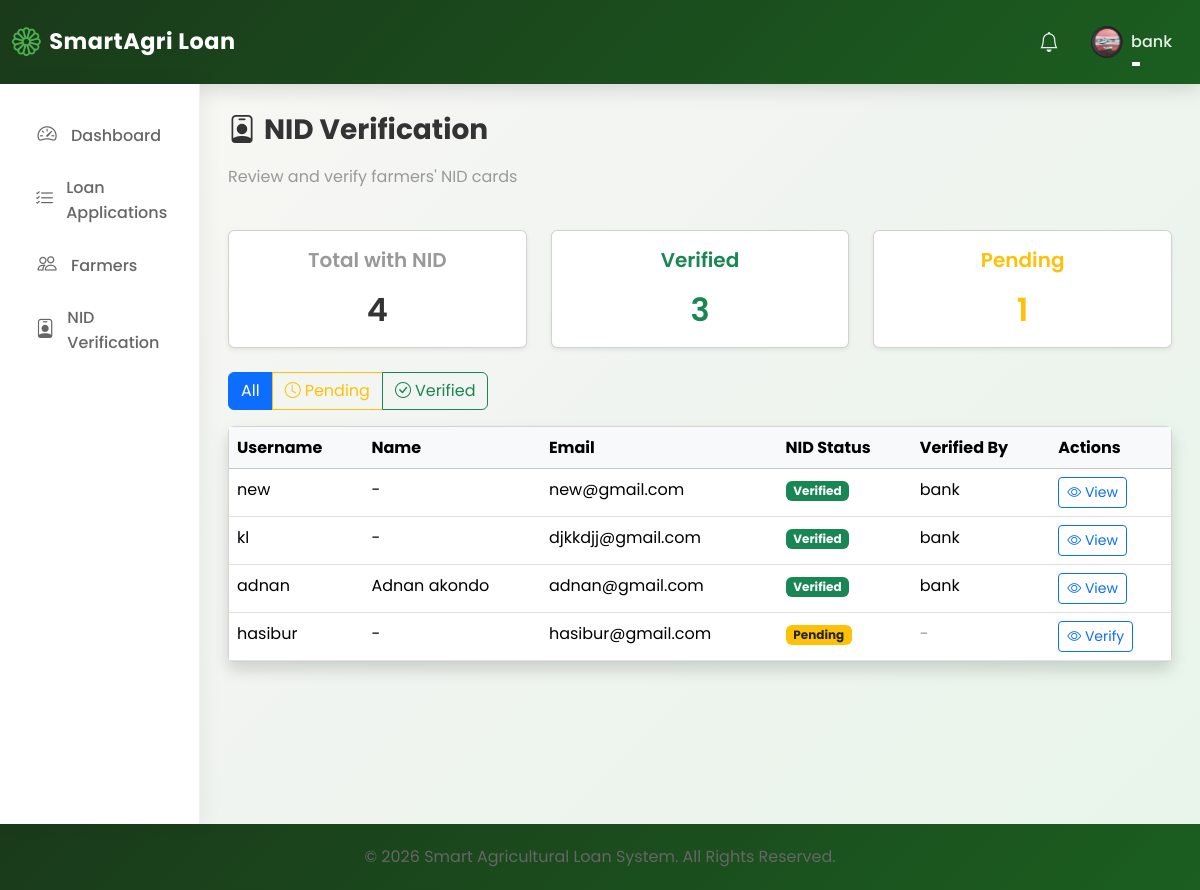
/nid/verification/ (signed in), run on the app's committed database.
### loan_app/models.py (models this page shows, shortened)
class User(AbstractUser):
    ROLE_CHOICES = [
        ("Farmer", "Farmer"),
        ("Bank Officer", "Bank Officer"),
        ("Admin", "Admin"),
    ]
    role = models.CharField(max_length=20, choices=ROLE_CHOICES, default="Farmer")
    is_approved = models.BooleanField(
        default=False, help_text="For Bank Officers - requires admin approval"
    )
    phone_number = models.CharField(max_length=20, blank=True)
    profile_picture = models.ImageField(
        upload_to="profile_pictures/", blank=True, null=True
    )
    is_verified = models.BooleanField(default=False)
    nid_card_front = models.FileField(
        upload_to="nid_cards/",
        blank=True,
        null=True,
        help_text="Upload NID card front side",
    )
    nid_card_back = models.FileField(
        upload_to="nid_cards/",
        blank=True,
        null=True,
        help_text="Upload NID card back side",
    )
    nid_verified = models.BooleanField(
        default=False, help_text="Whether NID has been verified by bank officer"
    )
    nid_verified_by = models.ForeignKey(
        "self",
        on_delete=models.SET_NULL,
        null=True,
        blank=True,
        related_name="nid_verifications",
    )
    nid_verified_at = models.DateTimeField(null=True, blank=True)
    nid_number = models.CharField(
        max_length=20,
        blank=True,
        unique=True,
        null=True,
        help_text="National ID number (unique per farmer)",
    )

### loan_app/views.py (the view)
@login_required
def nid_verification_list(request):
    if not (request.user.is_staff or request.user.role == "Bank Officer"):
        messages.error(request, "You do not have permission to view this page.")
        return redirect("home")
    farmers = (
        User.objects.filter(role="Farmer")
        .exclude(nid_card_front="")
        .exclude(nid_card_front__isnull=True)
        .order_by("-nid_verified", "-date_joined")
    )
    nid_filter = request.GET.get("nid_status")
    if nid_filter == "verified":
        farmers = farmers.filter(nid_verified=True)
    elif nid_filter == "pending":
        farmers = farmers.filter(nid_verified=False)
    paginator = Paginator(farmers, 20)
    page_number = request.GET.get("page")
    page_obj = paginator.get_page(page_number)
    context = {
        "page_obj": page_obj,
        "nid_filter": nid_filter,
        "total_farmers_with_nid": User.objects.filter(role="Farmer")
        .exclude(nid_card_front="")
        .exclude(nid_card_front__isnull=True)
        .count(),
        "verified_count": User.objects.filter(role="Farmer", nid_verified=True).count(),
        "pending_count": User.objects.filter(role="Farmer", nid_verified=False)
        .exclude(nid_card_front="")
        .exclude(nid_card_front__isnull=True)
        .count(),
    }
    return render(request, "bank_officer/nid_verification_list.html", context)

### templates/bank_officer/nid_verification_list.html (shortened to what this page needs)
{% extends 'base.html' %}
{% block content %}
<div class="row mb-4">
    <div class="col-12">
        <h3 class="fw-bold"><i class="bi bi-person-badge me-2"></i>NID Verification</h3>
        <p class="text-muted">Review and verify farmers' NID cards</p>
    </div>
</div>
<div class="row mb-4">
    <div class="col-md-4">
        <div class="card shadow-sm">
            <div class="card-body text-center">
                <h5 class="text-muted">Total with NID</h5>
                <h2 class="mb-0">{{ total_farmers_with_nid }}</h2>
            </div>
        </div>
    </div>
    <div class="col-md-4">
        <div class="card shadow-sm">
            <div class="card-body text-center">
                <h5 class="text-success">Verified</h5>
                <h2 class="mb-0 text-success">{{ verified_count }}</h2>
            </div>
        </div>
    </div>
    <div class="col-md-4">
        <div class="card shadow-sm">
            <div class="card-body text-center">
                <h5 class="text-warning">Pending</h5>
                <h2 class="mb-0 text-warning">{{ pending_count }}</h2>
            </div>
        </div>
    </div>
</div>
<div class="row mb-3">
    <div class="col-12">
        <div class="btn-group" role="group">
            <a href="{% url 'nid_verification_list' %}" class="btn {% if not nid_filter %}btn-primary{% else %}btn-outline-primary{% endif %}">
                All
            </a>
            <a href="{% url 'nid_verification_list' %}?nid_status=pending" class="btn {% if nid_filter == 'pending' %}btn-warning{% else %}btn-outline-warning{% endif %}">
                <i class="bi bi-clock me-1"></i>Pending
            </a>
            <a href="{% url 'nid_verification_list' %}?nid_status=verified" class="btn {% if nid_filter == 'verified' %}btn-success{% else %}btn-outline-success{% endif %}">
                <i class="bi bi-check-circle me-1"></i>Verified
            </a>
        </div>
    </div>
</div>
<div class="row">
    <div class="col-12">
        <div class="card shadow">
            <div class="card-body p-0">
                <div class="table-responsive">
                    <table class="table table-hover mb-0">
                        <thead class="table-light">
                            <tr>
                                <th>Username</th>
                                <th>Name</th>
                                <th>Email</th>
                                <th>NID Status</th>
                                <th>Verified By</th>
                                <th>Actions</th>
                            </tr>
                        </thead>
                        <tbody>
                            {% for farmer in page_obj %}
                            <tr>
                                <td>{{ farmer.username }}</td>
                                <td>{{ farmer.first_name }} {{ farmer.last_name|default:"-" }}</td>
                                <td>{{ farmer.email }}</td>
                                <td>
                                    {% if farmer.nid_verified %}
                                        <span class="badge bg-success">Verified</span>
                                    {% else %}
                                        <span class="badge bg-warning text-dark">Pending</span>
                                    {% endif %}
                                </td>
                                <td>
                                    {% if farmer.nid_verified_by %}
                                        {{ farmer.nid_verified_by.username }}
                                    {% else %}
                                        <span class="text-muted">-</span>
                                    {% endif %}
                                </td>
                                <td>
                                    <a href="{% url 'verify_nid' user_id=farmer.id %}" class="btn btn-sm btn-outline-primary">
                                        <i class="bi bi-eye"></i> {% if farmer.nid_verified %}View{% else %}Verify{% endif %}
                                    </a>
                                </td>
                            </tr>
                            {% endfor %}
                        </tbody>
                    </table>
                </div>
            </div>
        </div>
    </div>
</div>
{% endblock %}

### templates/base.html (shortened to what this page needs)
{% load static %}
<!DOCTYPE html>
<html lang="en">
<head>
    <link href="https://cdn.jsdelivr.net/npm/bootstrap@5.3.2/dist/css/bootstrap.min.css" rel="stylesheet">
    <link rel="stylesheet" href="https://cdn.jsdelivr.net/npm/bootstrap-icons@1.11.1/font/bootstrap-icons.css">
    <link rel="stylesheet" href="{% static 'css/custom.css' %}">
</head>
<body>
    <nav class="navbar navbar-expand-lg navbar-dark navbar-custom">
        <div class="container-fluid">
            <a class="navbar-brand" href="/">
                <i class="bi bi-flower1"></i>
                SmartAgri Loan
            </a>
            <div class="collapse navbar-collapse" id="navbarNav">
                <ul class="navbar-nav ms-auto align-items-center">
                    <li class="nav-item">
                        <a class="nav-link" href="#"><i class="bi bi-bell fs-5"></i></a>
                    </li>
                    <li class="nav-item dropdown">
                        <a class="nav-link dropdown-toggle d-flex align-items-center" href="#" role="button" data-bs-toggle="dropdown">
                            {% if user.profile_picture %}
                                <img src="{{ user.profile_picture.url }}" class="rounded-circle me-2" style="width: 32px; height: 32px; object-fit: cover;">
                            {% else %}
                                <div class="rounded-circle bg-white bg-opacity-25 d-flex align-items-center justify-content-center me-2" style="width: 32px; height: 32px;">
                                    <i class="bi bi-person"></i>
                                </div>
                            {% endif %}
                            <span>{{ user.username }}</span>
                        </a>
                    </li>
                </ul>
            </div>
        </div>
    </nav>
    <div class="container-fluid">
        <div class="row">
            <div class="col-md-2 sidebar-custom">
                <ul class="nav flex-column">
                    <li class="nav-item">
                        <a class="nav-link" href="{% url 'dashboard' %}">
                            <i class="bi bi-speedometer2"></i> Dashboard
                        </a>
                    </li>
                    {% if user.role == 'Farmer' %}
                    <li class="nav-item">
                        <a class="nav-link" href="{% url 'loan_list' %}">
                            <i class="bi bi-currency-dollar"></i> Loans
                        </a>
                    </li>
                    <li class="nav-item">
                        <a class="nav-link" href="{% url 'loan_apply' %}">
                            <i class="bi bi-plus-circle"></i> Apply for Loan
                        </a>
                    </li>
                    <li class="nav-item">
                        <a class="nav-link" href="{% url 'loan_history' %}">
                            <i class="bi bi-clock-history"></i> My Loans
                        </a>
                    </li>
                    <li class="nav-item">
                        <a class="nav-link" href="{% url 'repayment_history' %}">
                            <i class="bi bi-cash-stack"></i> Repayments
                        </a>
                    </li>
                    <li class="nav-item">
                        <a class="nav-link" href="{% url 'farmer_profile' %}">
                            <i class="bi bi-person-badge"></i> My Profile
                        </a>
                    </li>
                    <li class="nav-item">
                        <a class="nav-link" href="{% url 'upload_nid' %}">
                            <i class="bi bi-upload"></i> Upload NID
                        </a>
                    </li>
                    {% elif user.role == 'Bank Officer' %}
                    <li class="nav-item">
                        <a class="nav-link" href="{% url 'loan_list' %}">
                            <i class="bi bi-list-check"></i> Loan Applications
                        </a>
                    </li>
                    <li class="nav-item">
                        <a class="nav-link" href="{% url 'farmer_list' %}">
                            <i class="bi bi-people"></i> Farmers
                        </a>
                    </li>
                    <li class="nav-item">
                        <a class="nav-link" href="{% url 'nid_verification_list' %}">
                            <i class="bi bi-person-badge"></i> NID Verification
                        </a>
                    </li>
                    {% endif %}
                </ul>
            </div>
            <div class="col-md-10 content-wrapper">
                {% block content %}{% endblock %}
            </div>
        </div>
    </div>
    <footer class="footer-custom text-center">
        <div class="container">
            <p class="mb-0">&copy; 2026 Smart Agricultural Loan System. All Rights Reserved.</p>
        </div>
    </footer>
</body>
</html>

### static/css/custom.css (style rules this page uses)
:root { --primary: #2e7d32; --primary-light: #4caf50; --primary-dark: #1b5e20; --secondary: #81c784; --secondary-light: #c8e6c9; --bg-primary: #f9f9f9; --bg-secondary: #ffffff; --bg-tertiary: #f5f5f5; --text-primary: #333333; --text-secondary: #666666; --text-muted: #999999; --text-light: #ffffff; --success: #28a745; --warning: #ffc107; --danger: #dc3545; --info: #17a2b8; --accent-green: #66bb6a; --accent-gold: #ffa726; --gradient-primary: linear-gradient(135deg, var(--primary-dark) 0%, var(--primary) 50%, var(--primary-light) 100%); --gradient-hero: linear-gradient(135deg, rgba(27, 94, 32, 0.95) 0%, rgba(46, 125, 50, 0.9) 50%, rgba(76, 175, 80, 0.85) 100%); --gradient-card: linear-gradient(145deg, #ffffff 0%, #f8f9fa 100%); --shadow-sm: 0 2px 8px rgba(0, 0, 0, 0.08); --shadow-md: 0 4px 20px rgba(0, 0, 0, 0.12); --shadow-lg: 0 8px 40px rgba(0, 0, 0, 0.16); --shadow-xl: 0 16px 60px rgba(0, 0, 0, 0.2); --radius-sm: 8px; --radius-md: 12px; --radius-lg: 16px; --radius-xl: 24px; --radius-full: 50%; --spacing-xs: 4px; --spacing-sm: 8px; --spacing-md: 16px; --spacing-lg: 24px; --spacing-xl: 32px; --spacing-xxl: 48px; --transition-fast: 0.2s ease; --transition-normal: 0.3s ease; --transition-smooth: 0.4s cubic-bezier(0.4, 0, 0.2, 1); --font-primary: 'Poppins', 'Segoe UI', sans-serif; --font-secondary: 'Inter', 'Segoe UI', sans-serif; --z-dropdown: 1000; --z-sticky: 1020; --z-fixed: 1030; --z-modal-backdrop: 1040; --z-modal: 1050; --z-popover: 1060; --z-tooltip: 1070; }
* { margin: 0; padding: 0; box-sizing: border-box; }
html { scroll-behavior: smooth; }
body { font-family: var(--font-primary); font-size: 16px; line-height: 1.6; color: var(--text-primary); background-color: var(--bg-primary); background-image: radial-gradient(ellipse at top left, rgba(46, 125, 50, 0.05) 0%, transparent 50%), radial-gradient(ellipse at bottom right, rgba(76, 175, 80, 0.05) 0%, transparent 50%); min-height: 100vh; overflow-x: hidden; }
h1, h2, h3, h4, h5, h6 { font-family: var(--font-primary); font-weight: 600; line-height: 1.3; color: var(--text-primary); margin-bottom: var(--spacing-md); }
h2 { font-size: 2rem; }
h3 { font-size: 1.75rem; }
h5 { font-size: 1.25rem; }
p { margin-bottom: var(--spacing-md); color: var(--text-secondary); }
a { color: var(--primary); text-decoration: none; transition: var(--transition-normal); }
.text-muted { color: var(--text-muted) !important; }
.navbar-custom { background: var(--gradient-primary) !important; box-shadow: var(--shadow-md); padding: var(--spacing-md) 0; transition: var(--transition-smooth); }
.navbar-custom .navbar-brand { font-weight: 700; font-size: 1.4rem; color: var(--text-light) !important; letter-spacing: 0.5px; display: flex; align-items: center; gap: var(--spacing-sm); }
.navbar-custom .navbar-brand i { font-size: 1.8rem; }
.navbar-custom .nav-link { color: rgba(255, 255, 255, 0.9) !important; font-weight: 500; padding: var(--spacing-sm) var(--spacing-md) !important; border-radius: var(--radius-md); transition: var(--transition-normal); position: relative; }
.navbar-custom .nav-link::after { content: ''; position: absolute; bottom: 0; left: 50%; width: 0; height: 2px; background: var(--text-light); transition: var(--transition-normal); transform: translateX(-50%); }
.sidebar-custom { background: var(--bg-secondary); min-height: calc(100vh - 56px); border-right: 1px solid #f0f0f0; padding: var(--spacing-lg) 0; box-shadow: var(--shadow-sm); }
.sidebar-custom .nav-link { color: var(--text-secondary); padding: var(--spacing-md) var(--spacing-lg); border-radius: 0; border-left: 3px solid transparent; transition: var(--transition-normal); font-weight: 500; display: flex; align-items: center; gap: var(--spacing-md); }
.sidebar-custom .nav-link i { font-size: 1.2rem; width: 24px; text-align: center; }
.footer-custom { background: var(--gradient-primary); color: var(--text-light); padding: var(--spacing-xxl) 0 var(--spacing-lg); }

### data on the page
User: profile_picture (picture), username "bank"
User: username "new", last_name "-", email "new@gmail.com", nid_verified "Verified", nid_verified_by.username "bank"
User: username "kl", last_name "-", email "djkkdjj@gmail.com", nid_verified "Verified", nid_verified_by.username "bank"
User: username "adnan", first_name "Adnan", last_name "akondo", email "adnan@gmail.com", nid_verified "Verified", nid_verified_by.username "bank"
User: username "hasibur", last_name "-", email "hasibur@gmail.com", nid_verified "Pending"

### other printed values
{{ total_farmers_with_nid }} "4"
{{ verified_count }} "3"
{{ pending_count }} "1"
